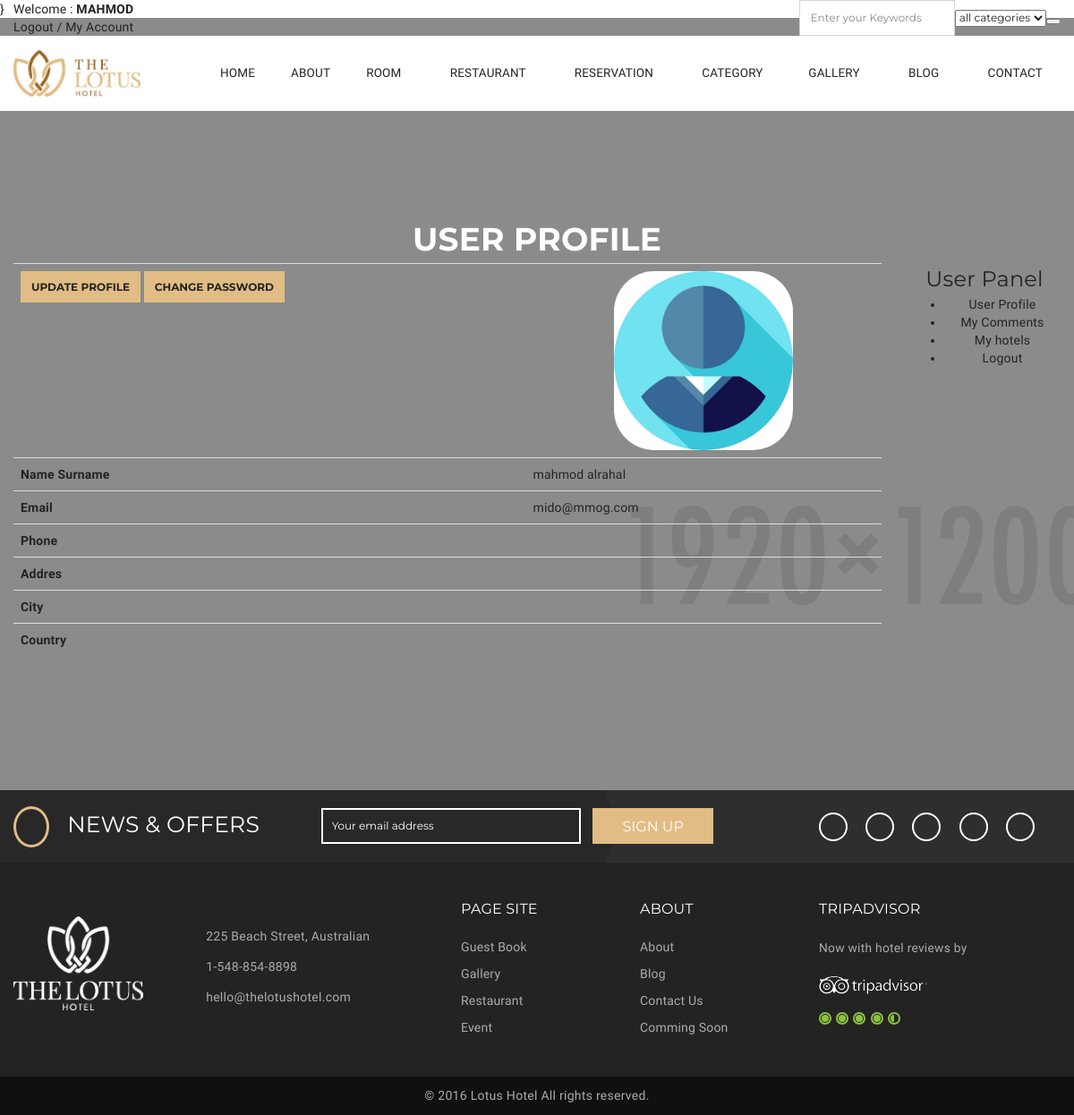
Before: /user/ (signed in) with the older database file.
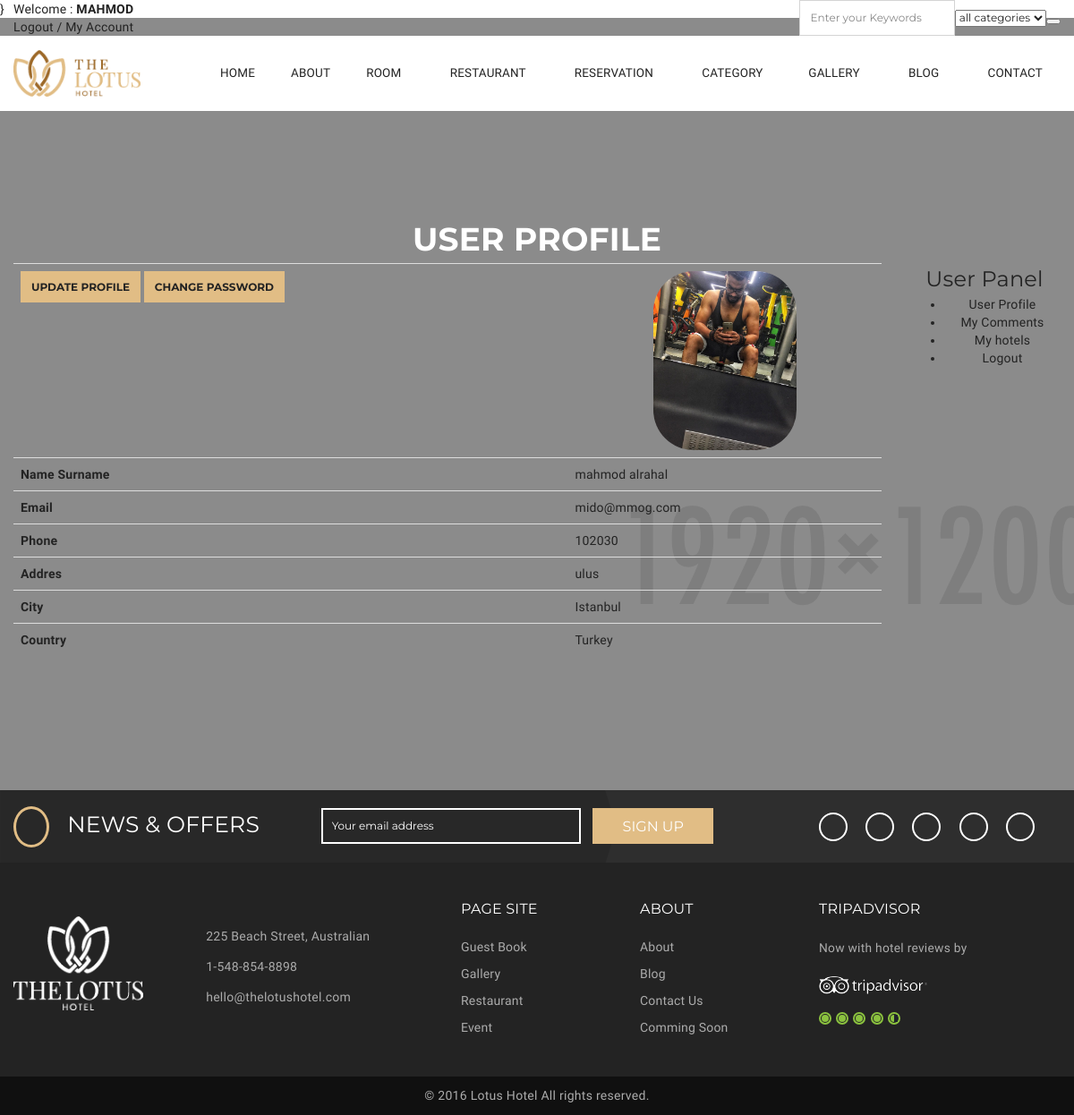
After: the same page with the newer database file.
### user/models.py (models this page shows, shortened)
class UserProfile(models.Model):
    user = models.OneToOneField(User, on_delete=models.CASCADE)
    phone = models.CharField(blank=True, max_length=20)
    address = models.CharField(blank=True, max_length=150)
    city = models.CharField(blank=True, max_length=20)
    country = models.CharField(blank=True, max_length=50)
    image = models.ImageField(blank=True, upload_to='images/users/')
    def image_tag(self):
        return mark_safe('<img src="{}" height="50"/>'.format(self.image.url))
    image_tag.short_description = 'Image'

### user/views.py (the view)
# urls.py: path('', views.index, name='index'),
@login_required(login_url='/login')
def index(request):
    category = Category.objects.all()
    current_user = request.user  # Access User Session information
    profile = UserProfile.objects.get(user_id=current_user.id)
    context = {  'category': category,
        'profile': profile}
    return render(request, 'user_profile.html', context)

### user/templates/user_profile.html (shortened to what this page needs)
{% extends 'homebase.html' %}
{% load static %}
{% block body %}}
    <section class="section-account parallax bg-11">
        <div class="awe-overlay"></div>
        <div class="container">
            <div class="login-register">
                <div class="text text-center">
                    <h2>User Profile</h2>
                    <div class="row">
                        <div class="col-md-10">
                            <table class="shopping-cart-table table">
                                <tr>
                                    <th class="text-left">
                                        <button class="awe-btn awe-btn-13"><a href="/user/update" class="primary-btn">Update
                                            Profile</a></button>
                                        <button class="awe-btn awe-btn-13"><a href="/user/password" class="primary-btn">Change
                                            Password</a></button>
                                    </th>
                                    <td><img src="{{ profile.image.url }}"
                                             style="border-radius: 45px; height: 200px "></td>
                                </tr>
                                <tr>
                                    <th class="text-left">Name Surname</th>
                                    <td class="text-left">{{ user.first_name }} {{ user.last_name }} </td>
                                </tr>
                                <tr>
                                    <th class="text-left">Email</th>
                                    <td class="text-left">{{ profile.user.email }}</td>
                                </tr>
                                <tr>
                                    <th class="text-left">Phone</th>
                                    <td class="text-left">{{ profile.phone }}</td>
                                </tr>
                                <tr>
                                    <th class="text-left">Addres</th>
                                    <td class="text-left">{{ profile.address }}</td>
                                </tr>
                                <tr>
                                    <th class="text-left">City</th>
                                    <td class="text-left">{{ profile.city }}</td>
                                </tr>
                                <tr>
                                    <th class="text-left">Country</th>
                                    <td class="text-left">{{ profile.country }}</td>
                                </tr>
                            </table>
                        </div>
                        <div class="col-md-2">
                            {% include "user_panel.html" %}
                        </div>
                    </div>
                </div>
            </div>
        </div>
    </section>
{% endblock %}

### home/templates/homebase.html (shortened to what this page needs)
{% load static %}
<!DOCTYPE html>
<html lang="en">
<head>
    <link rel="stylesheet" type="text/css" href="{% static '' %}css/lib/font-awesome.min.css">
    <link rel="stylesheet" type="text/css" href="{% static '' %}css/lib/font-lotusicon.css">
    <link rel="stylesheet" type="text/css" href="{% static '' %}css/lib/bootstrap.min.css">
    <link rel="stylesheet" type="text/css" href="{% static '' %}css/lib/owl.carousel.css">
    <link rel="stylesheet" type="text/css" href="{% static '' %}css/lib/jquery-ui.min.css">
    <link rel="stylesheet" type="text/css" href="{% static '' %}css/lib/magnific-popup.css">
    <link rel="stylesheet" type="text/css" href="{% static '' %}css/lib/settings.css">
    <link rel="stylesheet" type="text/css" href="{% static '' %}css/lib/bootstrap-select.min.css">
    <link rel="stylesheet" type="text/css" href="{% static '' %}css/style.css">
    <link rel="stylesheet" href="https://ajax.googleapis.com/ajax/libs/jqueryui/1.11.4/themes/smoothness/jquery-ui.css">
</head>
<body>
{% include 'header.html' %}
{% block body %} {% endblock %}
{% include 'footer.html' %}
</body>
</html>

### home/templates/header.html (shortened to what this page needs)
{% load static %}
<div id="page-wrap">
    <header id="header">
        <div class="header_top">
            <div class="container">
                <div class="header_left float-left">
                    {% if user.id is not None %}
                        Welcome : <strong class="text-uppercase">{{ user.first_name }}</strong>
                        <br>
                        <a href="/logout">Logout</a> / <a href="/user"> My Account</a>
                    {% else %}
                        <span class="login-register">
                            <strong><a href="/login">Login</a></strong> / <strong><a href="/signup">Sign Up</a></strong>
                        </span>
                    {% endif %}
                </div>
                <div class="header_right float-right">
                    <div class="mailchimp-form">
                        <form action="/search/" method="POST">
                            <input id="query" type="text" name="query" placeholder="Enter your Keywords"
                                   class="input-text">
                            <select name="catid" class="input search-categories">
                                <option value="0">all categories</option>
                            </select>
                            <button class="search-btn"></button>
                        </form>
                    </div>
                </div>
            </div>
        </div>
        <div class="header_content" id="header_content">
            <div class="container">
                <div class="header_logo">
                    <a href="/"><img src="{% static '' %}images/logo-header.png" alt=""></a>
                </div>
                <nav class="header_menu">
                    <ul class="menu">
                        <li><a href="/">Home</a></li>
                        <li><a href="/aboutus">About</a></li>
                        <li>
                            <a href="#">Room <span class="fa fa-caret-down"></span></a>
                        </li>
                        <li>
                            <a href="#">Restaurant <span class="fa fa-caret-down"></span></a>
                        </li>
                        <li>
                            <a href="#">Reservation <span class="fa fa-caret-down"></span></a>
                        </li>
                        <li>
                            <a href="#">Category<span class="fa fa-caret-down"></span></a>
                            {% load mptt_tags %}
                        </li>
                        <li>
                            <a href="#">Gallery <span class="fa fa-caret-down"></span></a>
                        </li>
                        <li>
                            <a href="#">Blog <span class="fa fa-caret-down"></span></a>
                        </li>
                        <li><a href="/contact">Contact</a></li>
                    </ul>
                </nav>
            </div>
        </div>
    </header>
</div>

### user/templates/user_panel.html
<div class="billing-details">
    <div class="section-title">
        <h3 class="title">User Panel</h3>
    </div>
    <div class="aside">
    <ul class="list-links">
        <li><a href="/user">User Profile</a></li>
        <li><a href="/user/comments">My Comments</a></li>
        <li><a href="/user/hotels">My hotels</a></li>
        <li><a href="/logout">Logout</a></li>
    </ul>
</div>
</div>

### home/templates/footer.html (shortened to what this page needs)
{% load static %}
<footer id="footer">
    <div class="footer_top">
        <div class="container">
            <div class="row">
                <div class="col-lg-9">
                    <div class="mailchimp">
                        <h4>News &amp; Offers</h4>
                        <div class="mailchimp-form">
                            <form action="#" method="POST">
                                <input type="text" name="email" placeholder="Your email address" class="input-text">
                                <button class="awe-btn">SIGN UP</button>
                            </form>
                        </div>
                    </div>
                </div>
                <div class="col-lg-3">
                    <div class="social">
                        <div class="social-content">
                            <a href="#"><i class="fa fa-pinterest"></i></a>
                            <a href="#"><i class="fa fa-facebook"></i></a>
                            <a href="#"><i class="fa fa-twitter"></i></a>
                            <a href="#"><i class="fa fa-google-plus"></i></a>
                            <a href="#"><i class="fa fa-instagram"></i></a>
                        </div>
                    </div>
                </div>
            </div>
        </div>
    </div>
    <div class="footer_center">
        <div class="container">
            <div class="row">
                <div class="col-xs-12 col-lg-5">
                    <div class="widget widget_logo">
                        <div class="widget-logo">
                            <div class="img">
                                <a href="#"><img src="{% static '' %}images/logo-footer.png" alt=""></a>
                            </div>
                            <div class="text">
                                <p><i class="lotus-icon-location"></i> 225 Beach Street, Australian</p>
                                <p><i class="lotus-icon-phone"></i> 1-548-854-8898</p>
                                <p><i class="fa fa-envelope-o"></i> <a href="mailto:hello@thelotushotel.com">hello@thelotushotel.com</a>
                                </p>
                            </div>
                        </div>
                    </div>
                </div>
                <div class="col-xs-4 col-lg-2">
                    <div class="widget">
                        <h4 class="widget-title">Page site</h4>
                        <ul>
                            <li><a href="#">Guest Book</a></li>
                            <li><a href="#">Gallery</a></li>
                            <li><a href="#">Restaurant</a></li>
                            <li><a href="#">Event</a></li>
                        </ul>
                    </div>
                </div>
                <div class="col-xs-4 col-lg-2">
                    <div class="widget">
                        <h4 class="widget-title">ABOUT</h4>
                        <ul>
                            <li><a href="/aboutus">About</a></li>
                            <li><a href="">Blog</a></li>
                            <li><a href="/contact">Contact Us</a></li>
                            <li><a href="">Comming Soon</a></li>
                        </ul>
                    </div>
                </div>
                <div class="col-xs-4 col-lg-3">
                    <div class="widget widget_tripadvisor">
                        <h4 class="widget-title">Tripadvisor</h4>
                        <div class="tripadvisor">
                            <p>Now with hotel reviews by</p>
                            <img src="{% static '' %}images/tripadvisor.png" alt="">
                            <span class="tripadvisor-circle">
                                        <i></i>
                                        <i></i>
                                        <i></i>
                                        <i></i>
                                        <i class="part"></i>
                                    </span>
                        </div>
                    </div>
                </div>
            </div>
        </div>
    </div>
    <div class="footer_bottom">
        <div class="container">
            <p>&copy; 2016 Lotus Hotel All rights reserved.</p>
        </div>
    </div>
</footer>

Changed rows visible on the page:
changed UserProfile "mido@mmog.com": image: picture added in place of a placeholder; phone (not shown) → "102030"; address (not shown) → "ulus"; city (not shown) → "Istanbul"; country (not shown) → "Turkey"
